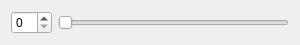
<?xml version="1.0" encoding="UTF-8"?>
<ui version="4.0">
 <class>SmallWidget</class>
 <widget class="QWidget" name="SmallWidget">
  <property name="geometry">
   <rect>
    <x>0</x>
    <y>0</y>
    <width>300</width>
    <height>44</height>
   </rect>
  </property>
  <property name="windowTitle">
   <string>Form</string>
  </property>
  <layout class="QHBoxLayout" name="horizontalLayout">
   <item>
    <widget class="QSpinBox" name="spinBox"/>
   </item>
   <item>
    <widget class="QSlider" name="horizontalSlider">
     <property name="orientation">
      <enum>Qt::Horizontal</enum>
     </property>
    </widget>
   </item>
  </layout>
 </widget>
 <resources/>
 <connections/>
</ui>
